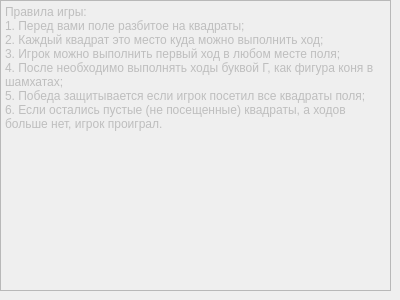
<?xml version="1.0" encoding="UTF-8"?>
<ui version="4.0">
 <class>ruleWindow</class>
 <widget class="QDialog" name="ruleWindow">
  <property name="geometry">
   <rect>
    <x>0</x>
    <y>0</y>
    <width>400</width>
    <height>300</height>
   </rect>
  </property>
  <property name="windowTitle">
   <string>Dialog</string>
  </property>
  <widget class="QPlainTextEdit" name="tpe_rule">
   <property name="enabled">
    <bool>false</bool>
   </property>
   <property name="geometry">
    <rect>
     <x>0</x>
     <y>0</y>
     <width>391</width>
     <height>291</height>
    </rect>
   </property>
   <property name="plainText">
    <string>Правила игры:
1. Перед вами поле разбитое на квадраты;
2. Каждый квадрат это место куда можно выполнить ход;
3. Игрок можно выполнить первый ход в любом месте поля;
4. После необходимо выполнять ходы буквой Г, как фигура коня в шамхатах;
5. Победа защитывается если игрок посетил все квадраты поля;
6. Если остались пустые (не посещенные) квадраты, а ходов больше нет, игрок проиграл.</string>
   </property>
  </widget>
 </widget>
 <resources/>
 <connections/>
</ui>
